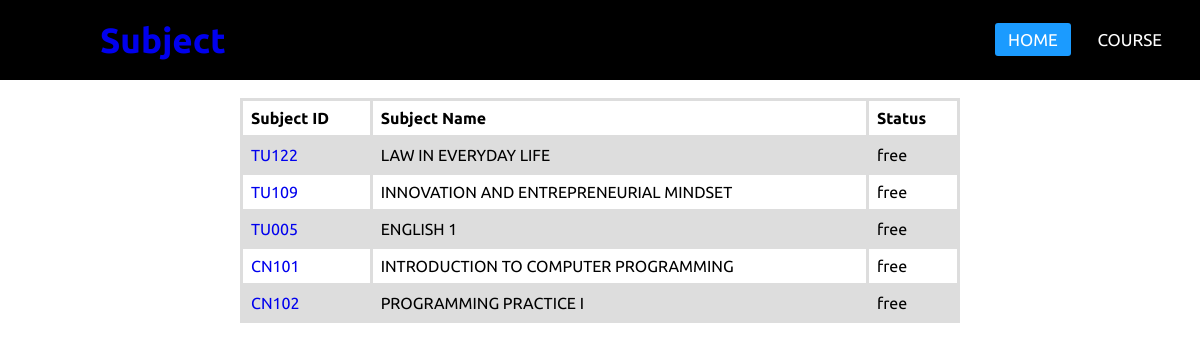
/subjects/, run on the app's committed database.
### subjects/models.py (models this page shows, shortened)
class Subject(models.Model):
    class ans(models.TextChoices):
        free = "free"
        full = "full"
    subject_name = models.CharField(max_length=100)
    subject_code = models.CharField(max_length=10)
    semester = models.IntegerField(default=None, null=True)
    year = models.IntegerField(default=None, null=True)
    limited_seat = models.IntegerField(default=None, null=True)
    seat = models.IntegerField(default=None, null=True)
    studentInClass =models.ManyToManyField(User,blank=True,related_name="studentlist")
    status = models.CharField(
        max_length=4,
        choices=ans.choices,
        default=ans.free,
        )

### subjects/views.py (the view)
# urls.py: path('',views.index , name="index"),
def index (request):
    return render(request,"subjects/index.html",{
        "subjects": Subject.objects.all(),
        "user":request.user,
})

### subjects/templates/subjects/index.html
{% extends "subjects/layout.html" %}
{% block body %}
    <nav>
    <label class="logo" ><a href="{% url 'subjects:index' %}">Subject</a></label>
    <ul>
    <li><a class="active" href="https://ide-6bd6267e6ac441ff8a573303d9997bd7-8080.cs50.ws/">HOME</a></li>
    <li><a href="{% url 'subjects:Course' %}">course</a></li>
    </ul>
    </nav><br>
    <center><TABLE>
            <TR>
                <TH> Subject ID</TH>
                <TH> Subject Name</TH>
                <TH> Status </TH>
            </TR>
    {% for list_s in subjects %}
    <TR>
         <td><p><a href = "{% url 'subjects:subject' list_s.id %}" >
             <div>{{list_s.subject_code}}</div></a></td>
         <TD>{{list_s.subject_name}}</TD>
         <TD>{{ list_s.status }}</TD>
         </TR>
    {% endfor %}
    </TABLE></center>
{% endblock %}

### subjects/templates/subjects/layout.html (shortened to what this page needs)
<!DOCTYPE html>
<html>
    <head>
    </head>
    <body>
        {% block body %}
        {% endblock %}
    </body>
</html>

### subjects/templates/subjects/layout.html (style rules this page uses)
* { padding: 0; margin:0; text-decoration: none; list-style: none; box-sizing: border-box; }
body { font-family: 'Ubuntu', sans-serif; }
nav { background: black; height: 80px; width: 100%; }
label.logo { color: white; font-size: 35px; line-height: 80px; padding: 0 100px; font-weight: bold; }
nav ul { float: right; margin-right: 20px; }
nav ul li { display: inline-block; line-height: 80px; margin: 0 5px; }
nav ul li a { color: white; font-size: 17px; padding: 7px 13px; border-radius: 3px; text-transform: uppercase; }
a.active,a.hover { background: #1b9bff; transition: .5s; }
table { font-family: 'Ubuntu', sans-serif; border-collapse: collapse; width: 60%; }
td, th { border: 3px solid #dddddd; text-align: left; padding: 8px; }
tr:nth-child(even) { background-color: #dddddd; }

### data on the page
Subject: subject_name "LAW IN EVERYDAY LIFE", status "free"
Subject: subject_name "INNOVATION AND ENTREPRENEURIAL MINDSET", status "free"
Subject: subject_name "ENGLISH 1", status "free"
Subject: subject_name "INTRODUCTION TO COMPUTER PROGRAMMING", status "free"
Subject: subject_name "PROGRAMMING PRACTICE I", status "free"
